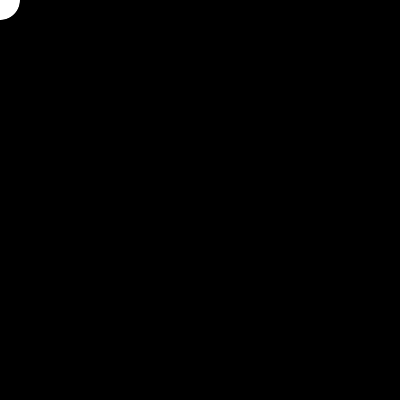
Frame 1 (no input)
Frame 60 (the mouse pressed at the canvas centre just before this capture): identical to frame 1, image omitted
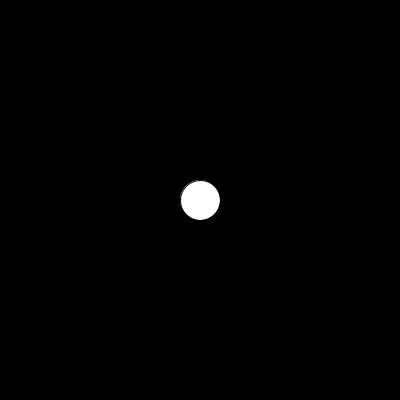
Frame 120 (the mouse held since frame 60 and released just before this capture)

The Processing sketch that drew these frames (run headless with seeded random() and noise(); from frame 60 on, the mouse is pressed at the canvas centre):

// Processing sketch: processing_154362
// ── processing_154362.pde

int x, y, xvel, yvel;
void setup()
{
  x=200;
  y=200;
  xvel=5;
  yvel=3;
  size(400,400);
  smooth();
 
  
  

}
void draw()
{
   background(0);
  x=mouseX;
  y=mouseY;

  ellipse(x, y, 40, 40);
}
